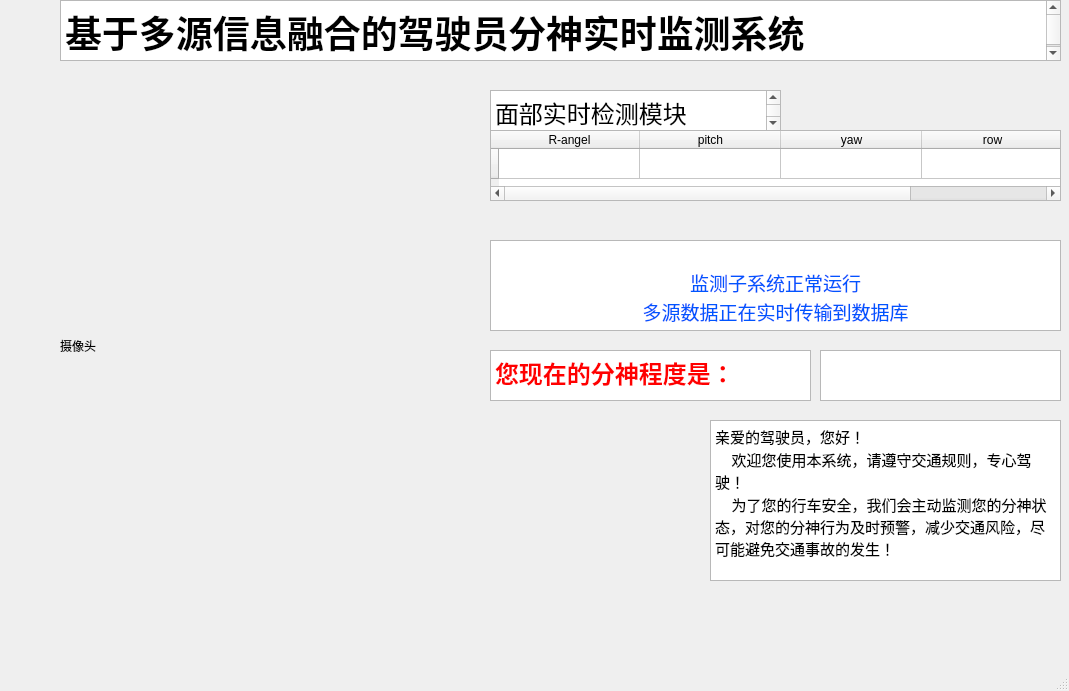
<?xml version="1.0" encoding="UTF-8"?>
<ui version="4.0">
 <class>CamShow</class>
 <widget class="QMainWindow" name="CamShow">
  <property name="geometry">
   <rect>
    <x>0</x>
    <y>0</y>
    <width>1069</width>
    <height>691</height>
   </rect>
  </property>
  <property name="windowTitle">
   <string>CamShow</string>
  </property>
  <widget class="QWidget" name="centralwidget">
   <widget class="QLabel" name="label">
    <property name="geometry">
     <rect>
      <x>60</x>
      <y>60</y>
      <width>411</width>
      <height>571</height>
     </rect>
    </property>
    <property name="text">
     <string>摄像头</string>
    </property>
   </widget>
   <widget class="QTableWidget" name="tableWidget">
    <property name="geometry">
     <rect>
      <x>490</x>
      <y>130</y>
      <width>571</width>
      <height>71</height>
     </rect>
    </property>
    <property name="styleSheet">
     <string notr="true">*{
	outline: none;
}</string>
    </property>
    <attribute name="horizontalHeaderDefaultSectionSize">
     <number>141</number>
    </attribute>
    <row>
     <property name="text">
      <string> </string>
     </property>
    </row>
    <column>
     <property name="text">
      <string>R-angel</string>
     </property>
    </column>
    <column>
     <property name="text">
      <string>pitch</string>
     </property>
    </column>
    <column>
     <property name="text">
      <string>yaw</string>
     </property>
    </column>
    <column>
     <property name="text">
      <string>row</string>
     </property>
    </column>
   </widget>
   <widget class="QTextEdit" name="textEdit">
    <property name="geometry">
     <rect>
      <x>490</x>
      <y>240</y>
      <width>571</width>
      <height>91</height>
     </rect>
    </property>
    <property name="html">
     <string>&lt;!DOCTYPE HTML PUBLIC &quot;-//W3C//DTD HTML 4.0//EN&quot; &quot;http://www.w3.org/TR/REC-html40/strict.dtd&quot;&gt;
&lt;html&gt;&lt;head&gt;&lt;meta name=&quot;qrichtext&quot; content=&quot;1&quot; /&gt;&lt;style type=&quot;text/css&quot;&gt;
p, li { white-space: pre-wrap; }
&lt;/style&gt;&lt;/head&gt;&lt;body style=&quot; font-family:'SimSun'; font-size:9pt; font-weight:400; font-style:normal;&quot;&gt;
&lt;p align=&quot;justify&quot; style=&quot; margin-top:0px; margin-bottom:0px; margin-left:0px; margin-right:0px; -qt-block-indent:0; text-indent:0px;&quot;&gt;&lt;span style=&quot; font-size:14pt; color:#00ff00;&quot;&gt; &lt;/span&gt;&lt;/p&gt;
&lt;p align=&quot;center&quot; style=&quot; margin-top:0px; margin-bottom:0px; margin-left:0px; margin-right:0px; -qt-block-indent:0; text-indent:0px;&quot;&gt;&lt;span style=&quot; font-size:14pt; color:#0055ff;&quot;&gt;监测子系统正常运行&lt;/span&gt;&lt;/p&gt;
&lt;p align=&quot;center&quot; style=&quot; margin-top:0px; margin-bottom:0px; margin-left:0px; margin-right:0px; -qt-block-indent:0; text-indent:0px;&quot;&gt;&lt;span style=&quot; font-size:14pt; color:#0055ff;&quot;&gt;多源数据正在实时传输到数据库&lt;/span&gt;&lt;/p&gt;&lt;/body&gt;&lt;/html&gt;</string>
    </property>
   </widget>
   <widget class="QTextBrowser" name="textBrowser">
    <property name="geometry">
     <rect>
      <x>60</x>
      <y>0</y>
      <width>1001</width>
      <height>61</height>
     </rect>
    </property>
    <property name="html">
     <string>&lt;!DOCTYPE HTML PUBLIC &quot;-//W3C//DTD HTML 4.0//EN&quot; &quot;http://www.w3.org/TR/REC-html40/strict.dtd&quot;&gt;
&lt;html&gt;&lt;head&gt;&lt;meta name=&quot;qrichtext&quot; content=&quot;1&quot; /&gt;&lt;style type=&quot;text/css&quot;&gt;
p, li { white-space: pre-wrap; }
&lt;/style&gt;&lt;/head&gt;&lt;body style=&quot; font-family:'SimSun'; font-size:9pt; font-weight:400; font-style:normal;&quot;&gt;
&lt;p style=&quot; margin-top:0px; margin-bottom:0px; margin-left:0px; margin-right:0px; -qt-block-indent:0; text-indent:0px;&quot;&gt;&lt;span style=&quot; font-size:28pt; font-weight:600;&quot;&gt;基于多源信息融合的驾驶员分神实时监测系统&lt;/span&gt;&lt;/p&gt;&lt;/body&gt;&lt;/html&gt;</string>
    </property>
   </widget>
   <widget class="QTextBrowser" name="textBrowser_2">
    <property name="geometry">
     <rect>
      <x>490</x>
      <y>90</y>
      <width>291</width>
      <height>41</height>
     </rect>
    </property>
    <property name="html">
     <string>&lt;!DOCTYPE HTML PUBLIC &quot;-//W3C//DTD HTML 4.0//EN&quot; &quot;http://www.w3.org/TR/REC-html40/strict.dtd&quot;&gt;
&lt;html&gt;&lt;head&gt;&lt;meta name=&quot;qrichtext&quot; content=&quot;1&quot; /&gt;&lt;style type=&quot;text/css&quot;&gt;
p, li { white-space: pre-wrap; }
&lt;/style&gt;&lt;/head&gt;&lt;body style=&quot; font-family:'SimSun'; font-size:9pt; font-weight:400; font-style:normal;&quot;&gt;
&lt;p style=&quot; margin-top:0px; margin-bottom:0px; margin-left:0px; margin-right:0px; -qt-block-indent:0; text-indent:0px;&quot;&gt;&lt;span style=&quot; font-size:18pt;&quot;&gt;面部实时检测模块&lt;/span&gt;&lt;/p&gt;&lt;/body&gt;&lt;/html&gt;</string>
    </property>
   </widget>
   <widget class="QTextEdit" name="textEdit_2">
    <property name="geometry">
     <rect>
      <x>490</x>
      <y>350</y>
      <width>321</width>
      <height>51</height>
     </rect>
    </property>
    <property name="html">
     <string>&lt;!DOCTYPE HTML PUBLIC &quot;-//W3C//DTD HTML 4.0//EN&quot; &quot;http://www.w3.org/TR/REC-html40/strict.dtd&quot;&gt;
&lt;html&gt;&lt;head&gt;&lt;meta name=&quot;qrichtext&quot; content=&quot;1&quot; /&gt;&lt;style type=&quot;text/css&quot;&gt;
p, li { white-space: pre-wrap; }
&lt;/style&gt;&lt;/head&gt;&lt;body style=&quot; font-family:'SimSun'; font-size:9pt; font-weight:400; font-style:normal;&quot;&gt;
&lt;p style=&quot; margin-top:0px; margin-bottom:0px; margin-left:0px; margin-right:0px; -qt-block-indent:0; text-indent:0px;&quot;&gt;&lt;span style=&quot; font-size:18pt; font-weight:600; color:#ff0000;&quot;&gt;您现在的分神程度是：&lt;/span&gt;&lt;/p&gt;&lt;/body&gt;&lt;/html&gt;</string>
    </property>
   </widget>
   <widget class="QTextBrowser" name="textBrowser_3">
    <property name="geometry">
     <rect>
      <x>820</x>
      <y>350</y>
      <width>241</width>
      <height>51</height>
     </rect>
    </property>
   </widget>
   <widget class="QTextBrowser" name="textBrowser_4">
    <property name="geometry">
     <rect>
      <x>710</x>
      <y>420</y>
      <width>351</width>
      <height>161</height>
     </rect>
    </property>
    <property name="html">
     <string>&lt;!DOCTYPE HTML PUBLIC &quot;-//W3C//DTD HTML 4.0//EN&quot; &quot;http://www.w3.org/TR/REC-html40/strict.dtd&quot;&gt;
&lt;html&gt;&lt;head&gt;&lt;meta name=&quot;qrichtext&quot; content=&quot;1&quot; /&gt;&lt;style type=&quot;text/css&quot;&gt;
p, li { white-space: pre-wrap; }
&lt;/style&gt;&lt;/head&gt;&lt;body style=&quot; font-family:'SimSun'; font-size:9pt; font-weight:400; font-style:normal;&quot;&gt;
&lt;p style=&quot; margin-top:0px; margin-bottom:0px; margin-left:0px; margin-right:0px; -qt-block-indent:0; text-indent:0px;&quot;&gt;&lt;span style=&quot; font-size:11pt;&quot;&gt;亲爱的驾驶员，您好！&lt;/span&gt;&lt;/p&gt;
&lt;p style=&quot; margin-top:0px; margin-bottom:0px; margin-left:0px; margin-right:0px; -qt-block-indent:0; text-indent:0px;&quot;&gt;&lt;span style=&quot; font-size:11pt;&quot;&gt;    欢迎您使用本系统，请遵守交通规则，专心驾驶！&lt;/span&gt;&lt;/p&gt;
&lt;p style=&quot; margin-top:0px; margin-bottom:0px; margin-left:0px; margin-right:0px; -qt-block-indent:0; text-indent:0px;&quot;&gt;&lt;span style=&quot; font-size:11pt;&quot;&gt;    为了您的行车安全，我们会主动监测您的分神状态，对您的分神行为及时预警，减少交通风险，尽可能避免交通事故的发生！&lt;/span&gt;&lt;/p&gt;&lt;/body&gt;&lt;/html&gt;</string>
    </property>
   </widget>
   <widget class="QLabel" name="label_2">
    <property name="geometry">
     <rect>
      <x>490</x>
      <y>410</y>
      <width>211</width>
      <height>221</height>
     </rect>
    </property>
    <property name="styleSheet">
     <string notr="true">image: url(:/新前缀/微信图片_20230916133132.png);</string>
    </property>
    <property name="text">
     <string/>
    </property>
   </widget>
   <widget class="QLabel" name="label_3">
    <property name="geometry">
     <rect>
      <x>740</x>
      <y>590</y>
      <width>281</width>
      <height>41</height>
     </rect>
    </property>
    <property name="text">
     <string/>
    </property>
   </widget>
  </widget>
  <widget class="QMenuBar" name="menubar">
   <property name="geometry">
    <rect>
     <x>0</x>
     <y>0</y>
     <width>1069</width>
     <height>26</height>
    </rect>
   </property>
  </widget>
  <widget class="QStatusBar" name="statusbar"/>
 </widget>
 <resources>
  <include location="b.qrc"/>
 </resources>
 <connections/>
</ui>
